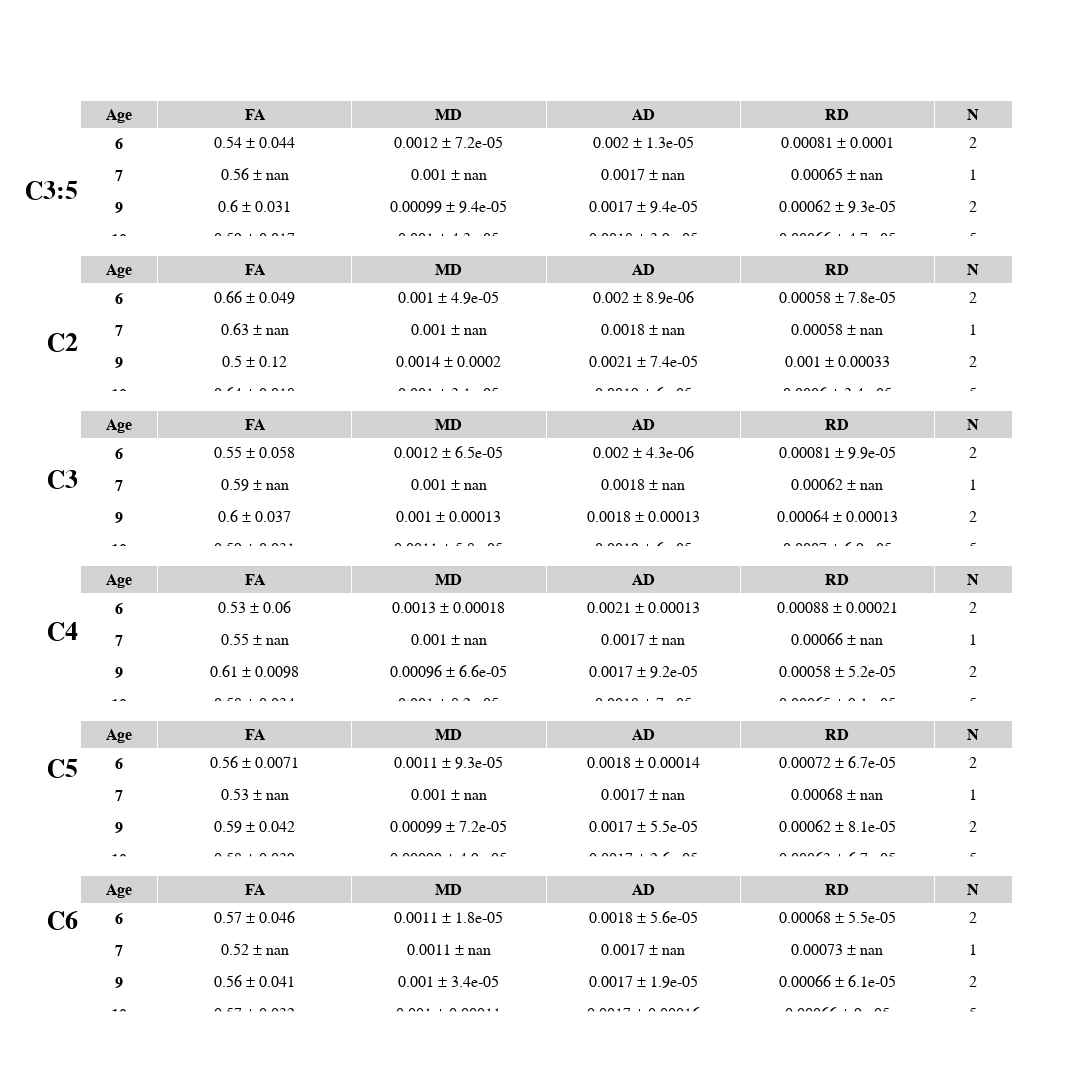

This figure's notebook cell:
### Code cell
plot_mean_std_table(DTI_df, label='spinal cord')

### Figure 1 — Plotly figure (JSON) as saved in the notebook; plotly's stock layout.template omitted (floating-point values rounded to 4 significant figures)
{"data": [{"cells": {"align": "center", "fill": {"color": "white"}, "font": {"color": "black", "family": "Arial", "size": 16}, "height": 30, "values": [["<b>6</b>", "<b>7</b>", "<b>9</b>", "<b>10</b>", "<b>11</b>", "<b>12</b>", "<b>13</b>", "<b>14</b>", "<b>15</b>", "<b>16</b>", "<b>17</b>"], ["0.54 ± 0.044", "0.56 ± nan", "0.6 ± 0.031", "0.59 ± 0.017", "0.63 ± 0.018", "0.63 ± 0.038", "0.66 ± 0.053", "0.64 ± 0.051", "0.65 ± 0.041", "0.65 ± 0.045", "0.66 ± 0.034"], ["0.0012 ± 7.2e-05", "0.001 ± nan", "0.00099 ± 9.4e-05", "0.001 ± 4.3e-05", "0.00099 ± 3.5e-05", "0.001 ± 4.7e-05", "0.00097 ± 7.4e-05", "0.001 ± 8.9e-05", "0.001 ± 6.2e-05", "0.001 ± 5.7e-05", "0.00096 ± 5.7e-05"], ["0.002 ± 1.3e-05", "0.0017 ± nan", "0.0017 ± 9.4e-05", "0.0018 ± 3.9e-05", "0.0018 ± 8.7e-05", "0.0018 ± 3.6e-05", "0.0018 ± 0.00013", "0.0019 ± 7.4e-05", "0.0019 ± 5.7e-05", "0.0018 ± 7.9e-05", "0.0018 ± 0.0001"], ["0.00081 ± 0.0001", "0.00065 ± nan", "0.00062 ± 9.3e-05", "0.00066 ± 4.7e-05", "0.00058 ± 2e-05", "0.00059 ± 6.5e-05", "0.00055 ± 8.1e-05", "0.00061 ± 0.0001", "0.00057 ± 7.8e-05", "0.00058 ± 7.5e-05", "0.00055 ± 5.9e-05"], [2, 1, 2, 5, 4, 7, 8, 6, 12, 14, 9]]}, "columnwidth": [80, 200, 200, 200, 200, 80], "domain": {"x": [0, 1], "y": [0.85, 1]}, "header": {"align": "center", "fill": {"color": "lightgrey"}, "font": {"color": "black", "family": "Arial", "size": 16, "weight": "bold"}, "values": ["Age", "FA", "MD", "AD", "RD", "N"]}, "type": "table"}, {"cells": {"align": "center", "fill": {"color": "white"}, "font": {"color": "black", "family": "Arial", "size": 16}, "height": 30, "values": [["<b>6</b>", "<b>7</b>", "<b>9</b>", "<b>10</b>", "<b>11</b>", "<b>12</b>", "<b>13</b>", "<b>14</b>", "<b>15</b>", "<b>16</b>", "<b>17</b>"], ["0.66 ± 0.049", "0.63 ± nan", "0.5 ± 0.12", "0.64 ± 0.018", "0.67 ± 0.035", "0.64 ± 0.048", "0.65 ± 0.052", "0.66 ± 0.065", "0.68 ± 0.036", "0.66 ± 0.071", "0.64 ± 0.067"], ["0.001 ± 4.9e-05", "0.001 ± nan", "0.0014 ± 0.0002", "0.001 ± 3.1e-05", "0.00099 ± 9.3e-05", "0.001 ± 9.6e-05", "0.001 ± 4.2e-05", "0.00099 ± 0.0001", "0.001 ± 5.4e-05", "0.001 ± 0.00015", "0.001 ± 9.4e-05"], ["0.002 ± 8.9e-06", "0.0018 ± nan", "0.0021 ± 7.4e-05", "0.0019 ± 6e-05", "0.0019 ± 0.0001", "0.0019 ± 8.9e-05", "0.0019 ± 9.6e-05", "0.0018 ± 6.5e-05", "0.0019 ± 7.4e-05", "0.0019 ± 0.00014", "0.0018 ± 0.00016"], ["0.00058 ± 7.8e-05", "0.00058 ± nan", "0.001 ± 0.00033", "0.0006 ± 3.4e-05", "0.00055 ± 9.4e-05", "0.00062 ± 0.00012", "0.0006 ± 8.5e-05", "0.00056 ± 0.00013", "0.00057 ± 6.3e-05", "0.0006 ± 0.00017", "0.00061 ± 0.00012"], [2, 1, 2, 5, 4, 6, 6, 6, 11, 14, 9]]}, "columnwidth": [80, 200, 200, 200, 200, 80], "domain": {"x": [0, 1], "y": [0.68, 0.83]}, "header": {"align": "center", "fill": {"color": "lightgrey"}, "font": {"color": "black", "family": "Arial", "size": 16, "weight": "bold"}, "values": ["Age", "FA", "MD", "AD", "RD", "N"]}, "type": "table"}, {"cells": {"align": "center", "fill": {"color": "white"}, "font": {"color": "black", "family": "Arial", "size": 16}, "height": 30, "values": [["<b>6</b>", "<b>7</b>", "<b>9</b>", "<b>10</b>", "<b>11</b>", "<b>12</b>", "<b>13</b>", "<b>14</b>", "<b>15</b>", "<b>16</b>", "<b>17</b>"], ["0.55 ± 0.058", "0.59 ± nan", "0.6 ± 0.037", "0.59 ± 0.031", "0.65 ± 0.019", "0.64 ± 0.03", "0.66 ± 0.05", "0.66 ± 0.054", "0.66 ± 0.045", "0.65 ± 0.071", "0.65 ± 0.064"], ["0.0012 ± 6.5e-05", "0.001 ± nan", "0.001 ± 0.00013", "0.0011 ± 5.8e-05", "0.001 ± 2.9e-05", "0.001 ± 7.4e-05", "0.00094 ± 0.00019", "0.001 ± 8.7e-05", "0.001 ± 9.9e-05", "0.001 ± 0.0001", "0.001 ± 6.7e-05"], ["0.002 ± 4.3e-06", "0.0018 ± nan", "0.0018 ± 0.00013", "0.0019 ± 6e-05", "0.0019 ± 6.3e-05", "0.0019 ± 8.9e-05", "0.0017 ± 0.00037", "0.0019 ± 7.9e-05", "0.0019 ± 7.9e-05", "0.0019 ± 8.7e-05", "0.0019 ± 8.8e-05"], ["0.00081 ± 9.9e-05", "0.00062 ± nan", "0.00064 ± 0.00013", "0.0007 ± 6.9e-05", "0.00057 ± 2e-05", "0.0006 ± 8.2e-05", "0.00054 ± 0.00012", "0.0006 ± 0.00011", "0.00058 ± 0.00012", "0.00061 ± 0.00014", "0.00059 ± 0.00011"], [2, 1, 2, 5, 4, 7, 8, 6, 12, 14, 9]]}, "columnwidth": [80, 200, 200, 200, 200, 80], "domain": {"x": [0, 1], "y": [0.51, 0.66]}, "header": {"align": "center", "fill": {"color": "lightgrey"}, "font": {"color": "black", "family": "Arial", "size": 16, "weight": "bold"}, "values": ["Age", "FA", "MD", "AD", "RD", "N"]}, "type": "table"}, {"cells": {"align": "center", "fill": {"color": "white"}, "font": {"color": "black", "family": "Arial", "size": 16}, "height": 30, "values": [["<b>6</b>", "<b>7</b>", "<b>9</b>", "<b>10</b>", "<b>11</b>", "<b>12</b>", "<b>13</b>", "<b>14</b>", "<b>15</b>", "<b>16</b>", "<b>17</b>"], ["0.53 ± 0.06", "0.55 ± nan", "0.61 ± 0.0098", "0.58 ± 0.034", "0.61 ± 0.025", "0.63 ± 0.041", "0.66 ± 0.053", "0.64 ± 0.04", "0.66 ± 0.038", "0.65 ± 0.051", "0.67 ± 0.03"], ["0.0013 ± 0.00018", "0.001 ± nan", "0.00096 ± 6.6e-05", "0.001 ± 8.2e-05", "0.00098 ± 5.2e-05", "0.00098 ± 5e-05", "0.00097 ± 5.2e-05", "0.001 ± 7.1e-05", "0.00097 ± 5e-05", "0.00098 ± 7.7e-05", "0.00094 ± 5.7e-05"], ["0.0021 ± 0.00013", "0.0017 ± nan", "0.0017 ± 9.2e-05", "0.0018 ± 7e-05", "0.0018 ± 0.00011", "0.0018 ± 5.1e-05", "0.0018 ± 0.00011", "0.0018 ± 6.6e-05", "0.0018 ± 6.4e-05", "0.0018 ± 7.8e-05", "0.0018 ± 9.8e-05"], ["0.00088 ± 0.00021", "0.00066 ± nan", "0.00058 ± 5.2e-05", "0.00065 ± 9.1e-05", "0.00059 ± 4.5e-05", "0.00058 ± 6.7e-05", "0.00054 ± 7.2e-05", "0.00059 ± 8e-05", "0.00054 ± 6.1e-05", "0.00056 ± 9.6e-05", "0.00052 ± 5.3e-05"], [2, 1, 2, 5, 4, 7, 8, 6, 12, 14, 9]]}, "columnwidth": [80, 200, 200, 200, 200, 80], "domain": {"x": [0, 1], "y": [0.34, 0.49]}, "header": {"align": "center", "fill": {"color": "lightgrey"}, "font": {"color": "black", "family": "Arial", "size": 16, "weight": "bold"}, "values": ["Age", "FA", "MD", "AD", "RD", "N"]}, "type": "table"}, {"cells": {"align": "center", "fill": {"color": "white"}, "font": {"color": "black", "family": "Arial", "size": 16}, "height": 30, "values": [["<b>6</b>", "<b>7</b>", "<b>9</b>", "<b>10</b>", "<b>11</b>", "<b>12</b>", "<b>13</b>", "<b>14</b>", "<b>15</b>", "<b>16</b>", "<b>17</b>"], ["0.56 ± 0.0071", "0.53 ± nan", "0.59 ± 0.042", "0.58 ± 0.039", "0.64 ± 0.046", "0.62 ± 0.052", "0.65 ± 0.066", "0.61 ± 0.061", "0.62 ± 0.051", "0.64 ± 0.039", "0.65 ± 0.025"], ["0.0011 ± 9.3e-05", "0.001 ± nan", "0.00099 ± 7.2e-05", "0.00099 ± 4.9e-05", "0.00097 ± 4.8e-05", "0.00098 ± 4e-05", "0.00098 ± 7.6e-05", "0.001 ± 0.00012", "0.001 ± 5.9e-05", "0.00097 ± 4.3e-05", "0.00093 ± 0.00012"], ["0.0018 ± 0.00014", "0.0017 ± nan", "0.0017 ± 5.5e-05", "0.0017 ± 2.6e-05", "0.0018 ± 0.0001", "0.0018 ± 6.1e-05", "0.0018 ± 0.00011", "0.0018 ± 0.0001", "0.0018 ± 5.5e-05", "0.0018 ± 9.8e-05", "0.0017 ± 0.00023"], ["0.00072 ± 6.7e-05", "0.00068 ± nan", "0.00062 ± 8.1e-05", "0.00063 ± 6.7e-05", "0.00056 ± 6.5e-05", "0.00059 ± 6.6e-05", "0.00056 ± 9.9e-05", "0.00064 ± 0.00013", "0.00061 ± 8.2e-05", "0.00057 ± 4.8e-05", "0.00054 ± 8e-05"], [2, 1, 2, 5, 4, 7, 8, 6, 12, 14, 9]]}, "columnwidth": [80, 200, 200, 200, 200, 80], "domain": {"x": [0, 1], "y": [0.17, 0.32]}, "header": {"align": "center", "fill": {"color": "lightgrey"}, "font": {"color": "black", "family": "Arial", "size": 16, "weight": "bold"}, "values": ["Age", "FA", "MD", "AD", "RD", "N"]}, "type": "table"}, {"cells": {"align": "center", "fill": {"color": "white"}, "font": {"color": "black", "family": "Arial", "size": 16}, "height": 30, "values": [["<b>6</b>", "<b>7</b>", "<b>9</b>", "<b>10</b>", "<b>11</b>", "<b>12</b>", "<b>13</b>", "<b>14</b>", "<b>15</b>", "<b>16</b>", "<b>17</b>"], ["0.57 ± 0.046", "0.52 ± nan", "0.56 ± 0.041", "0.57 ± 0.032", "0.61 ± 0.037", "0.59 ± 0.05", "0.62 ± 0.064", "0.6 ± 0.072", "0.62 ± 0.043", "0.62 ± 0.033", "0.62 ± 0.036"], ["0.0011 ± 1.8e-05", "0.0011 ± nan", "0.001 ± 3.4e-05", "0.001 ± 0.00011", "0.00097 ± 5e-05", "0.001 ± 4.6e-05", "0.00099 ± 9e-05", "0.0011 ± 0.00013", "0.0011 ± 5.7e-05", "0.001 ± 5.1e-05", "0.001 ± 8.1e-05"], ["0.0018 ± 5.6e-05", "0.0017 ± nan", "0.0017 ± 1.9e-05", "0.0017 ± 0.00016", "0.0017 ± 0.0001", "0.0018 ± 5.8e-05", "0.0018 ± 9.7e-05", "0.0019 ± 9.6e-05", "0.0019 ± 7.7e-05", "0.0018 ± 8.1e-05", "0.0018 ± 0.00013"], ["0.00068 ± 5.5e-05", "0.00073 ± nan", "0.00066 ± 6.1e-05", "0.00066 ± 9e-05", "0.00059 ± 4.4e-05", "0.00063 ± 6.8e-05", "0.0006 ± 0.0001", "0.00066 ± 0.00015", "0.00064 ± 7e-05", "0.00062 ± 5.6e-05", "0.00061 ± 6.7e-05"], [2, 1, 2, 5, 4, 6, 7, 5, 11, 14, 8]]}, "columnwidth": [80, 200, 200, 200, 200, 80], "domain": {"x": [0, 1], "y": [0, 0.15]}, "header": {"align": "center", "fill": {"color": "lightgrey"}, "font": {"color": "black", "family": "Arial", "size": 16, "weight": "bold"}, "values": ["Age", "FA", "MD", "AD", "RD", "N"]}, "type": "table"}], "layout": {"annotations": [{"align": "right", "font": {"color": "black", "family": "Arial", "size": 26, "weight": "bold"}, "showarrow": false, "text": "C3:5", "x": 0, "xanchor": "right", "xref": "paper", "y": 0.9167, "yref": "paper"}, {"align": "right", "font": {"color": "black", "family": "Arial", "size": 26, "weight": "bold"}, "showarrow": false, "text": "C2", "x": 0, "xanchor": "right", "xref": "paper", "y": 0.75, "yref": "paper"}, {"align": "right", "font": {"color": "black", "family": "Arial", "size": 26, "weight": "bold"}, "showarrow": false, "text": "C3", "x": 0, "xanchor": "right", "xref": "paper", "y": 0.5833, "yref": "paper"}, {"align": "right", "font": {"color": "black", "family": "Arial", "size": 26, "weight": "bold"}, "showarrow": false, "text": "C4", "x": 0, "xanchor": "right", "xref": "paper", "y": 0.4167, "yref": "paper"}, {"align": "right", "font": {"color": "black", "family": "Arial", "size": 26, "weight": "bold"}, "showarrow": false, "text": "C5", "x": 0, "xanchor": "right", "xref": "paper", "y": 0.25, "yref": "paper"}, {"align": "right", "font": {"color": "black", "family": "Arial", "size": 26, "weight": "bold"}, "showarrow": false, "text": "C6", "x": 0, "xanchor": "right", "xref": "paper", "y": 0.08333, "yref": "paper"}], "height": 2880, "margin": {"l": 80}, "showlegend": false, "width": 1200}}
